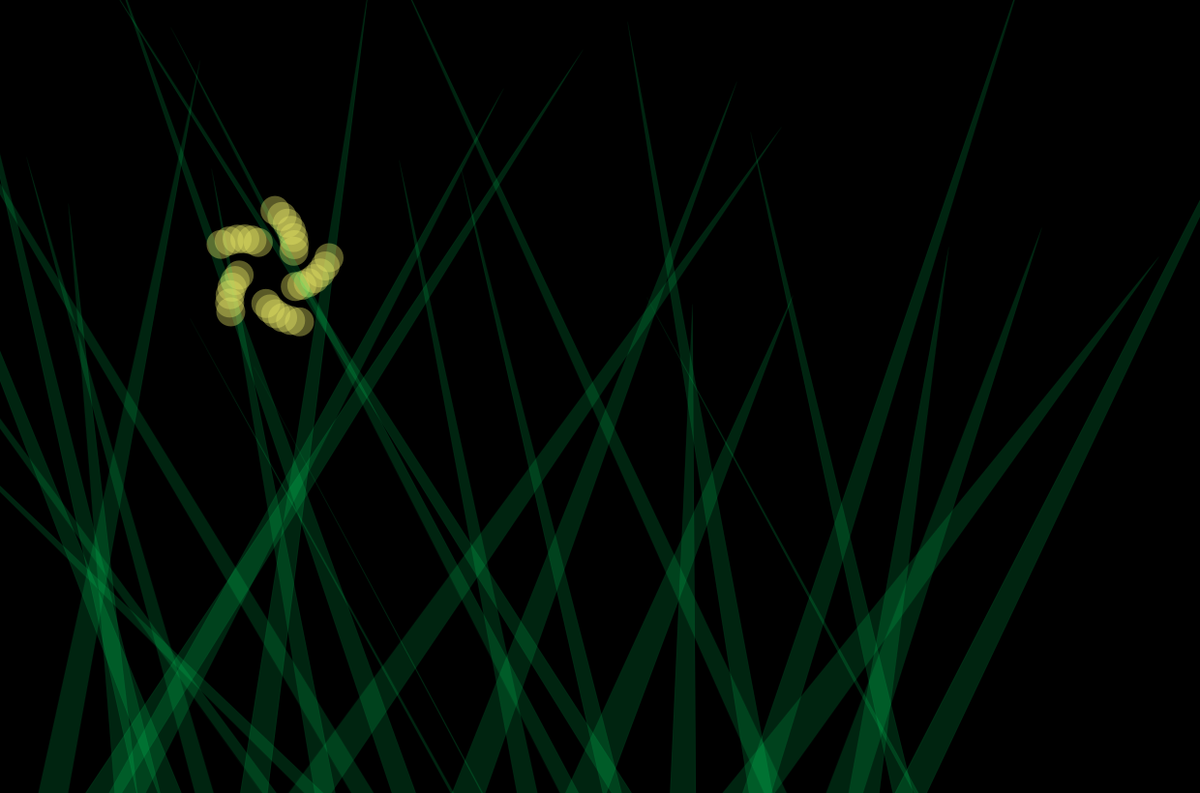
Frame 1 (no input)
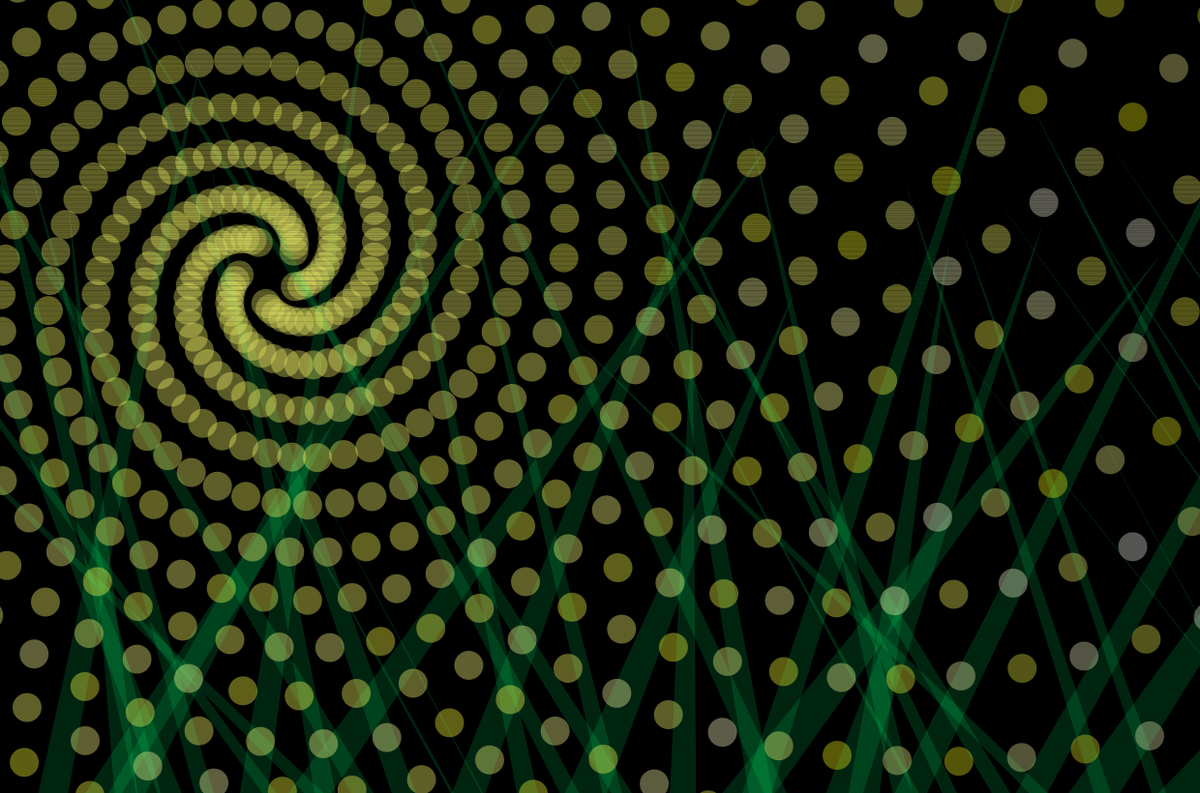
Frame 60 (the mouse pressed at the canvas centre just before this capture)
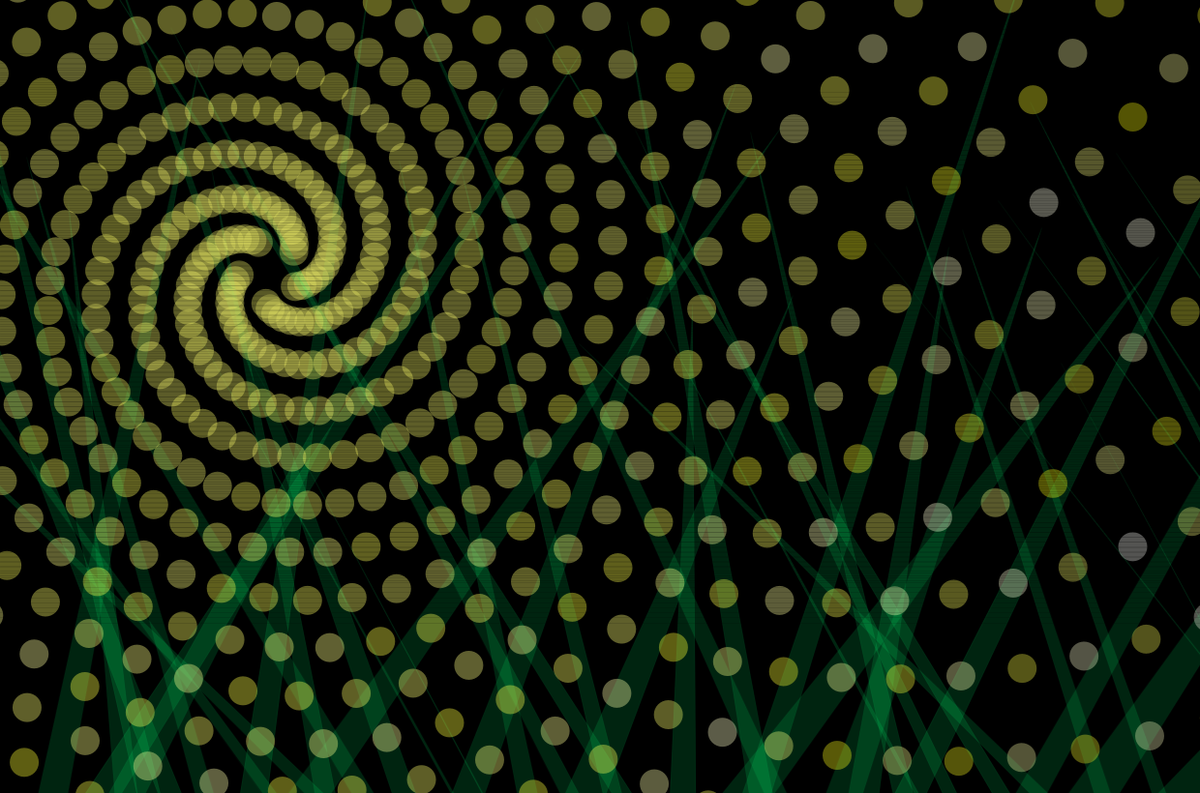
Frame 120 (the mouse held since frame 60 and released just before this capture)

The Processing sketch that drew these frames (run headless with seeded random() and noise(); from frame 60 on, the mouse is pressed at the canvas centre):

// Processing sketch: processing_80897
// ── processing_80897.pde

float angle=0.0;
float angle2 = 10;
float offset = 30;
float scalar =30;
float incremento = 5;
float noiseval;
float xpos;
float an = 0.5;
float s =30;
float of = 60;
float inc = 0.5;
float seval;
float xpos1;
float gle = 0.0;
float x1=0;
float y1=0;
float x2=30;
float y2=40;
float x3=20;
float y3=30;
HLine h1;
HLine h2;

void setup () {
  size(1240, 820);
  background(0);
  frameRate(12);
  smooth();
  h1 = new HLine(30, 0, 5.0, 255, 255, 255, 50); 
  h2 = new HLine(40, 20, 5.2, 255, 255, 255, 50);
}

void draw() {
  angle += 0.1;
  noiseval+=0.5;
  xpos++;
  s+=0.09;
  an += inc;

  h1.update(); 
  h2.update(); 

  float valorSeno = sin(angle);
  float valorCoseno = cos(angle);
  int time=millis();

  for (int i=0; i <=250; i+=8) {     
    float r =map(valorSeno, -1, 1, 200, 255);   
    float g =map(valorSeno, -1, 1, 200, 255);
    float b =map(valorCoseno, -1, 1, i, 100);
    float o=map(valorCoseno, -1, 1, 90, 100);

    float x = offset + cos(angle2) *scalar;
    float y = offset + sin(angle2) * scalar;
    float y2 = offset + sin(angle2) *scalar;

    fill(r, g, b, o);
    noStroke();
    ellipse (-x+310, -y2+310, 30, 30);

    scalar+=0.05;
    scalar++;
    angle2 += incremento;

    seval += 0.1;
    xpos=xpos+30;
    float n=random(-30, 30);

    fill(0, g, b, 40);
    stroke(0, g, b, 10);
    gle += 0.1;

    triangle(x1+n+xpos, y1+820+seval, x2-n+xpos, y1+920+seval, x3*n+xpos, y3+random(-100, height/2));
  }
}


class HLine { 
  float xpos, ypos, speed; 
  float r,g,b,o;
  HLine (float x,float y, float s,float r, float g, float b, float o) {  
   xpos= x;
    ypos = y; 
    speed = s; 
    
  } 
  void update() { 
    ypos += speed; 
    if (ypos > height) { 
      ypos = 0.1; 
    } 

    stroke(0,30);
    line(0, ypos, width, ypos); }
}
